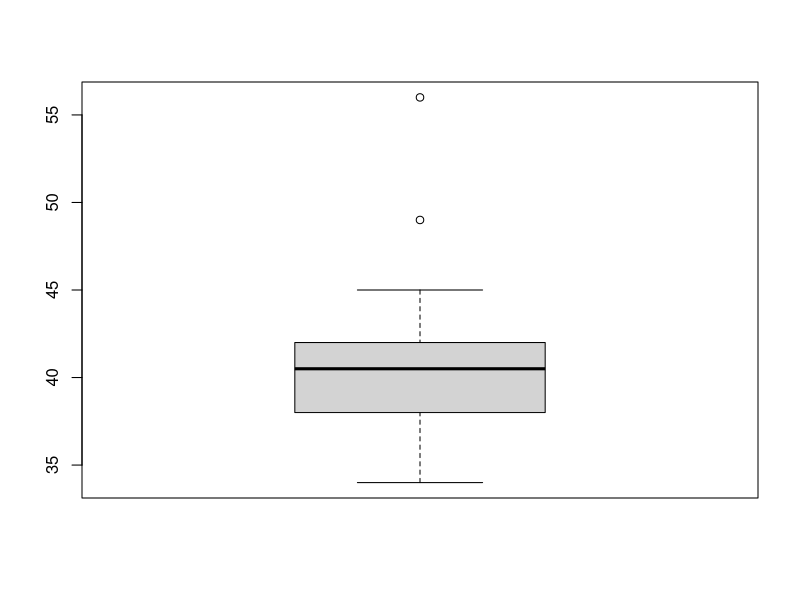

This chart was generated by the following R code:
#Q12)  Below are the scores obtained by a student in tests 
#34,36,36,38,38,39,39,40,40,41,41,41,41,42,42,45,49,56
#1)	Find mean, median, variance, standard deviation.
x<-c(34,36,36,38,38,39,39,40,40,41,41,41,41,42,42,45,49,56)

result.mean<-mean(x)
result.mean              #MEAN 
result.median<-median(x)
result.median            #MEDIAN

result.variance<-var(x)
result.variance          #VARIANCE
result.sd<- sd(x)
result.sd               #STANDARD DEVIATION

# Draw Boxplot
boxplot(x)